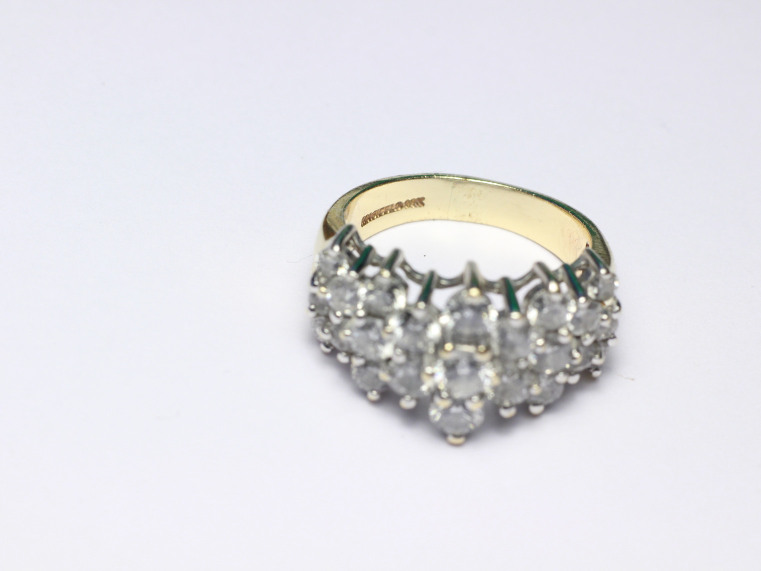
#> input picture focusstack/test_image.jpg, 1521 x 1141 px (shown at 1/2 size)
$ python -i FocusStack.py   (imports and definitions only)   (Python 2 division)   (older library calls are emulated)
#> lines starting #> are read from the running program, lines starting #| are printed output that depends on the picture
"""

Simple Focus Stacker

    Author:     Charles McGuinness (charles@mcguinness.us)
    Copyright:  Copyright 2015 Charles McGuinness
    License:    Apache License 2.0


This code will take a series of images and merge them so that each
pixel is taken from the image with the sharpest focus at that location.

The logic is roughly the following:

1.  Align the images.  Changing the focus on a lens, even
    if the camera remains fixed, causes a mild zooming on the images.
    We need to correct the images so they line up perfectly on top
    of each other.

2.  Perform a gaussian blur on all images

3.  Compute the laplacian on the blurred image to generate a gradient map

4.  Create a blank output image with the same size as the original input
    images

4.  For each pixel [x,y] in the output image, copy the pixel [x,y] from
    the input image which has the largest gradient [x,y]


This algorithm was inspired by the high-level description given at

http://stackoverflow.com/questions/15911783/what-are-some-common-focus-stacking-algorithms

"""

import numpy as np
import cv2

def findHomography(image_1_kp, image_2_kp, matches):
    image_1_points = np.zeros((len(matches), 1, 2), dtype=np.float32)
    image_2_points = np.zeros((len(matches), 1, 2), dtype=np.float32)

    for i in range(0,len(matches)):
        image_1_points[i] = image_1_kp[matches[i].queryIdx].pt
        image_2_points[i] = image_2_kp[matches[i].trainIdx].pt


    homography, mask = cv2.findHomography(image_1_points, image_2_points, cv2.RANSAC, ransacReprojThreshold=2.0)

    return homography


#
#   Align the images so they overlap properly...
#
#
def align_images(images):

    #   SIFT generally produces better results, but it is not FOSS, so chose the feature detector
    #   that suits the needs of your project.  ORB does OK
    use_sift = False

    outimages = []

    if use_sift:
        detector = cv2.SIFT()
    else:
        detector = cv2.ORB(1000)

    #   We assume that image 0 is the "base" image and align everything to it
    print "Detecting features of base image"
    outimages.append(images[0])
    image1gray = cv2.cvtColor(images[0],cv2.COLOR_BGR2GRAY)
    image_1_kp, image_1_desc = detector.detectAndCompute(image1gray, None)

    for i in range(1,len(images)):
        print "Aligning image {}".format(i)
        image_i_kp, image_i_desc = detector.detectAndCompute(images[i], None)

        if use_sift:
            bf = cv2.BFMatcher()
            # This returns the top two matches for each feature point (list of list)
            pairMatches = bf.knnMatch(image_i_desc,image_1_desc, k=2)
            rawMatches = []
            for m,n in pairMatches:
                if m.distance < 0.7*n.distance:
                    rawMatches.append(m)
        else:
            bf = cv2.BFMatcher(cv2.NORM_HAMMING, crossCheck=True)
            rawMatches = bf.match(image_i_desc, image_1_desc)

        sortMatches = sorted(rawMatches, key=lambda x: x.distance)
        matches = sortMatches[0:128]


        hom = findHomography(image_i_kp, image_1_kp, matches)
        newimage = cv2.warpPerspective(images[i], hom, (images[i].shape[1], images[i].shape[0]), flags=cv2.INTER_LINEAR)

        outimages.append(newimage)
        # If you find that there's a large amount of ghosting, it may be because one or more of the input
        # images gets misaligned.  Outputting the aligned images may help diagnose that.
        # cv2.imwrite("aligned{}.png".format(i), newimage)


    return outimages

#
#   Compute the gradient map of the image
def doLap(image):

    # YOU SHOULD TUNE THESE VALUES TO SUIT YOUR NEEDS
    kernel_size = 5         # Size of the laplacian window
    blur_size = 5           # How big of a kernal to use for the gaussian blur
                            # Generally, keeping these two values the same or very close works well
                            # Also, odd numbers, please...

    blurred = cv2.GaussianBlur(image, (blur_size,blur_size), 0)
    return cv2.Laplacian(blurred, cv2.CV_64F, ksize=kernel_size)

#
#   This routine finds the points of best focus in all images and produces a merged result...
#
def focus_stack(unimages):
    images = align_images(unimages)

    print "Computing the laplacian of the blurred images"
    laps = []
    for i in range(len(images)):
        print "Lap {}".format(i)
        laps.append(doLap(cv2.cvtColor(images[i],cv2.COLOR_BGR2GRAY)))

    laps = np.asarray(laps)
    print "Shape of array of laplacians = {}".format(laps.shape)

    output = np.zeros(shape=images[0].shape, dtype=images[0].dtype)

    for y in range(0,images[0].shape[0]):
        for x in range(0, images[0].shape[1]):
            yxlaps = abs(laps[:, y, x])
            index = (np.where(yxlaps == max(yxlaps)))[0][0]
            output[y,x] = images[index][y,x]

    return  output

>>> import cv2
>>> picture = cv2.imread('test_image.jpg', cv2.IMREAD_GRAYSCALE)
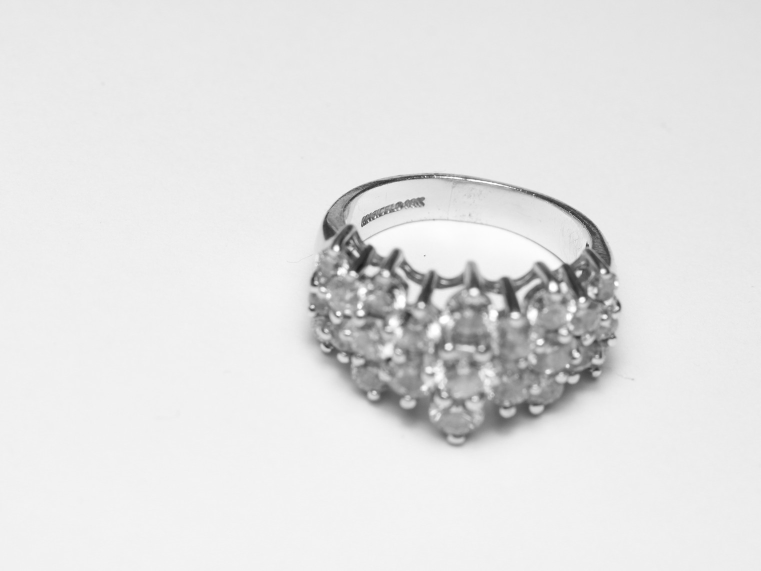
#> picture: shape (1141, 1521) (shown at 1/2 size); min 27, max 255, mean 226.6
#> (the run stopped early here; a loop or call above may not have finished)
